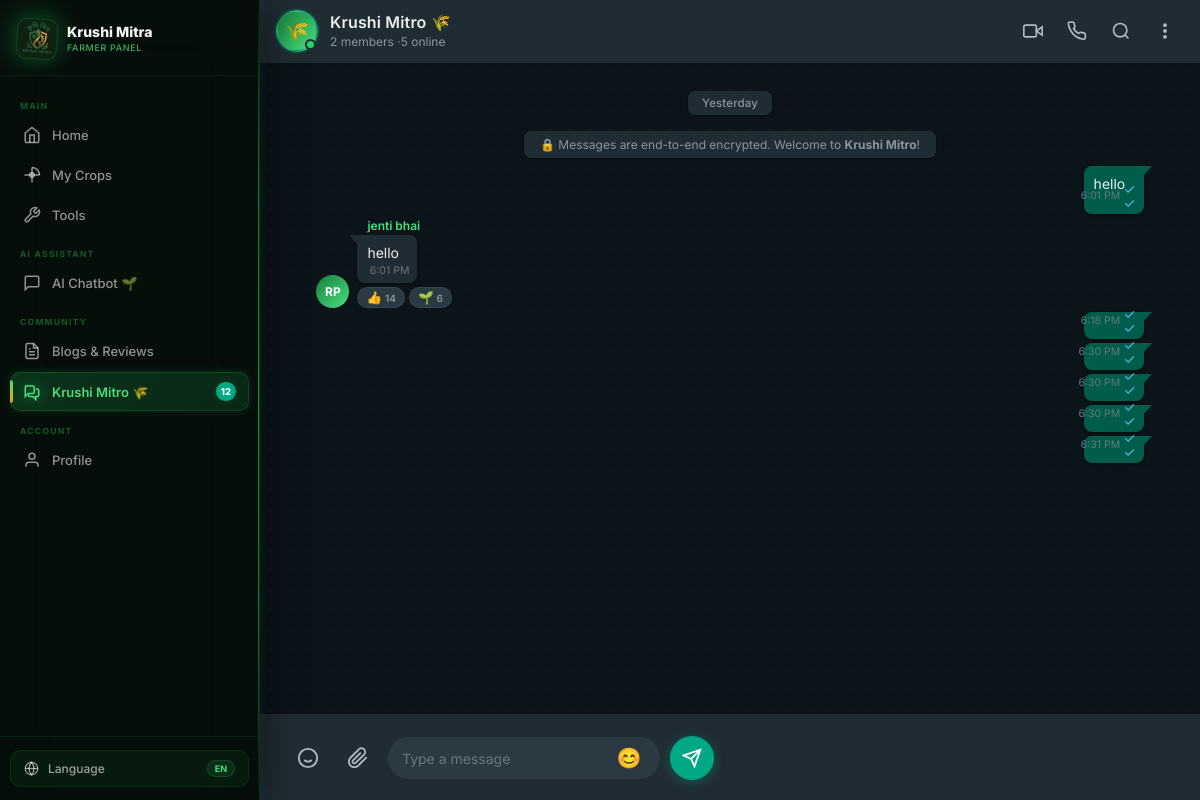
/community_chat (signed in), run on an earlier commit of the app's database.
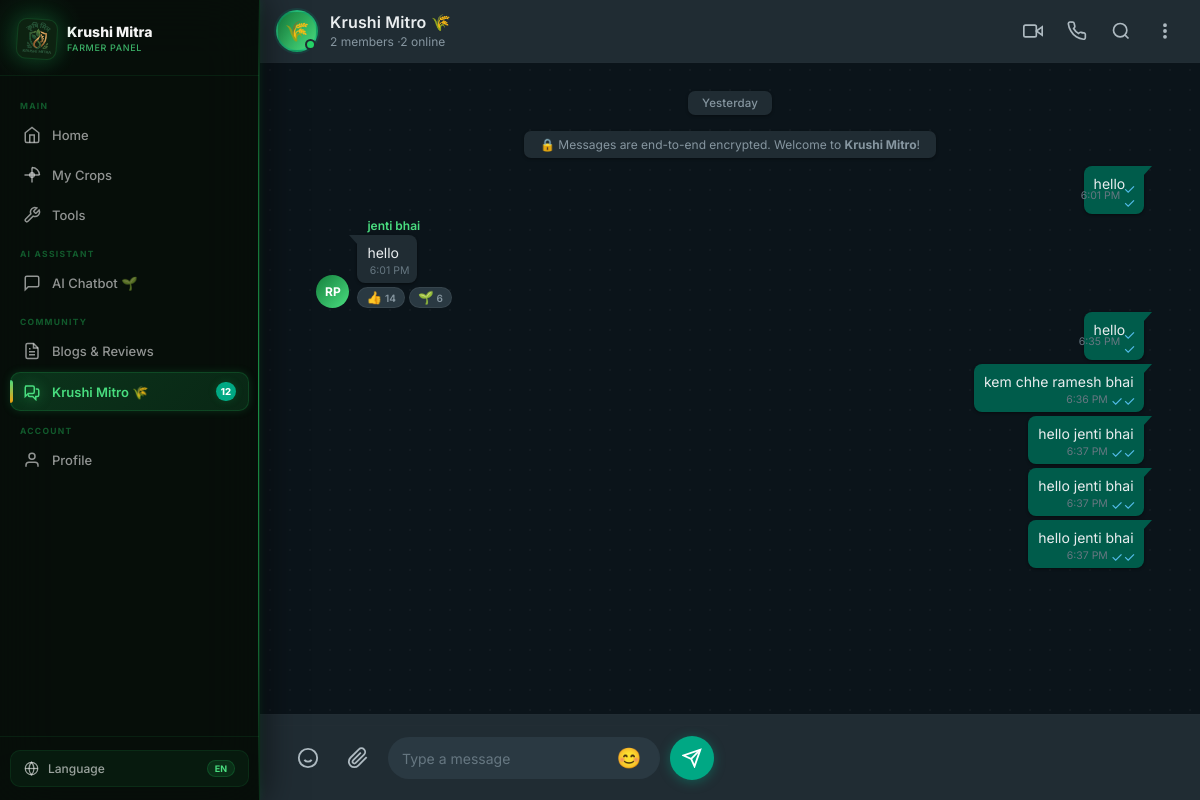
And on a later commit of the database.
### farmer/models.py (models this page shows, shortened)
class community_message(models.Model):
    sender = models.ForeignKey(User,on_delete=models.CASCADE,related_name="message_my")
    message = models.TextField()
    image = models.FileField(upload_to='community/images/', null=True, blank=True)
    created_at = models.DateTimeField(auto_now_add=True)

class User(AbstractUser):
    ROLE_CHOICES = (
        ('Farmer', 'Farmer'),
        ('Buyer', 'Buyer'),
        ('Subadmin', 'Subadmin')
    )
    name = models.CharField(max_length=255)
    role = models.CharField(max_length=20, choices=ROLE_CHOICES)
    email = models.EmailField(unique=True,blank=True, null=True)
    contact = models.CharField(max_length=10, unique=True , blank=True, null=True)
    password = models.CharField(max_length=128)
    is_active = models.BooleanField(default=False)

### farmer/views.py (the view)
        def wrapper(request, *args, **kwargs):
            if "contact" in request.session:
                try:
                    user = User.objects.get(contact=request.session['contact'])
                    request.uid = user
                    if user.role not in allowed_roles:
                        messages.error(request, "Access Denied")
                        return redirect('login')
                    return view_function(request, *args, **kwargs)
                except User.DoesNotExist:
                    return redirect('login')
            return redirect('login')

### farmer/views.py (called while the page is built, shortened)
def check_login(allowed_roles):
    def decorator(view_function):
        def wrapper(request, *args, **kwargs):
            if "contact" in request.session:
                try:
                    user = User.objects.get(contact=request.session['contact'])
                    request.uid = user
                    if user.role not in allowed_roles:
                        messages.error(request, "Access Denied")
                        return redirect('login')
                    return view_function(request, *args, **kwargs)
                except User.DoesNotExist:
                    return redirect('login')
            return redirect('login')
        return wrapper
    return decorator

@check_login(['Farmer'])
def community_chat(request):
    uid = request.uid
    all_messages = community_message.objects.all()
    all_users = User.objects.all()
    user_count = len([user for user in all_users if user.is_active])
    member_count = len([user for user in all_users if user.role == 'Farmer'])
    context = {'uid': uid, 'messages':  all_messages, 'user_count': user_count, 'member_count': member_count}
    return render(request, "farmer/community_chat.html", context)

### farmer/templates/farmer/community_chat.html (shortened to what the changed rows need)
{% load static %}
<!DOCTYPE html>
<html lang="en">
<head>
  <link rel="stylesheet" href="{% static 'farmer/css/community_chat.css' %}">
</head>
<body>
<div class="app-shell">
  <div class="wa-chat">
    <div class="wa-header" id="waHeader">
      <div class="wa-header-info">
        <div class="wa-header-name">Krushi Mitro 🌾</div>
        <div class="wa-header-sub" id="headerSub">{{member_count}} members ·{{ user_count }} online</div>
      </div>
    </div>
    <div class="wa-body" id="waBody" role="log" aria-live="polite" aria-label="Group messages">
      {%for message in messages%}
      {% if message.sender != uid %}
      <div class="wa-msg recv" id="m1">
        <div class="wa-av av-g" title="Ramesh Patel">RP</div>
        <div class="wa-bubble-wrap">
          <div class="wa-sender" style="color:#4ade80;">{{message.sender.name}}</div>
          <div class="wa-bubble">
            {{message.message}}
            <div class="wa-meta">
              <span class="wa-time">{{message.created_at|date:"g:i A"}}</span>
            </div>
          </div>
          <div class="wa-reactions">
            <span class="wa-reaction">👍 <span class="wa-reaction-count">14</span></span>
            <span class="wa-reaction">🌱 <span class="wa-reaction-count">6</span></span>
          </div>
        </div>
      </div>
      {% else %}
      <div class="wa-msg sent" id="m4">
        <div class="wa-bubble-wrap">
          <div class="wa-bubble">
            {{message.message}}
            <div class="wa-meta">
              <span class="wa-time">{{message.created_at|date:"g:i A"}}</span>
              <span class="wa-ticks">✓✓</span>
            </div>
          </div>
        </div>
      </div>
      {% endif %}
      {% endfor %}
    </div>
  </div>
</div>
</body>
</html>

What changed in the data, as far as the page shows it:
removed community_message: created_at "6:18 PM"
removed community_message: created_at "6:30 PM"
removed community_message: created_at "6:30 PM"
removed community_message: created_at "6:30 PM"
removed community_message: created_at "6:31 PM"
added community_message: message "hello", created_at "6:35 PM"
added community_message: message "kem chhe ramesh bhai", created_at "6:36 PM"
added community_message: message "hello jenti bhai", created_at "6:37 PM"
added community_message: message "hello jenti bhai", created_at "6:37 PM"
added community_message: message "hello jenti bhai", created_at "6:37 PM"
Also different on the page:
{{ user_count }}: "5" → "2"
